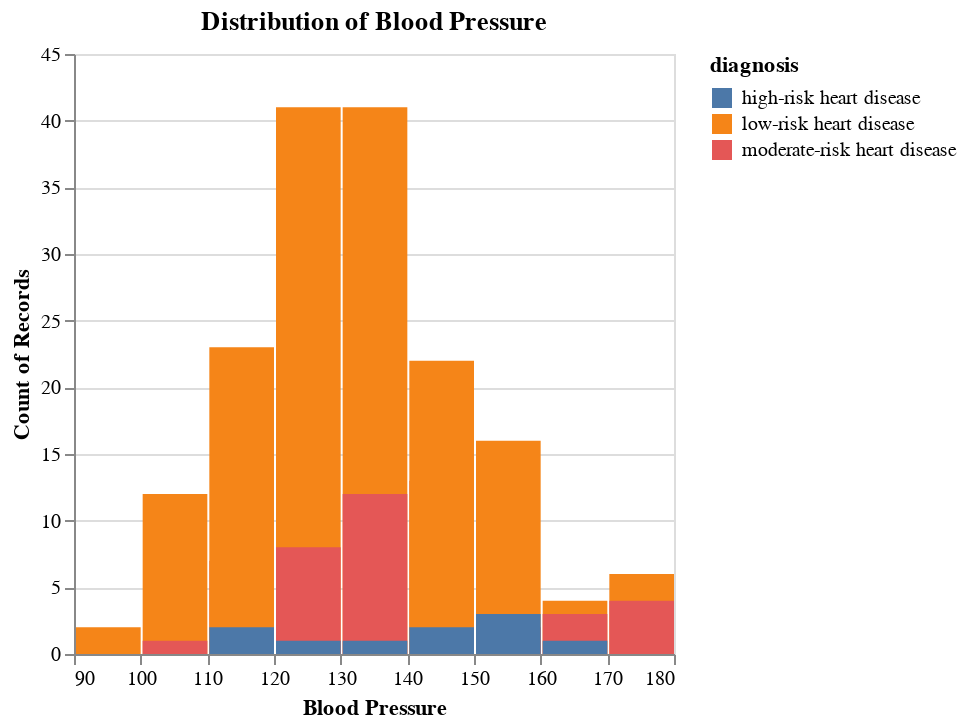

The code cell stored with this chart in its notebook:
### Code cell
# blood pressure
bp_hist = alt.Chart(heart_disease_to_plot).mark_bar().encode(
    alt.X("resting_bp:Q", bin = True).title("Blood Pressure"),
    y = alt.Y("count()").stack(False),
    color = "diagnosis:N"
).properties(
    title = "Distribution of Blood Pressure"
)

bp_hist

### Figure 1 — Vega-Lite specification as saved in the notebook (floating-point values rounded to 4 significant figures; data arrays with more than 128 entries replaced by an {"elided": "..."} marker saying what was removed)
{"config": {"view": {"continuousWidth": 300, "continuousHeight": 300}}, "data": {"name": "data-a87f21f04f23c8bdd6452ad09e750711"}, "mark": {"type": "bar"}, "encoding": {"color": {"field": "diagnosis", "type": "nominal"}, "x": {"bin": true, "field": "resting_bp", "title": "Blood Pressure", "type": "quantitative"}, "y": {"aggregate": "count", "stack": false, "type": "quantitative"}}, "title": "Distribution of Blood Pressure", "$schema": "https://vega.github.io/schema/vega-lite/v5.15.1.json", "datasets": {"data-a87f21f04f23c8bdd6452ad09e750711": {"elided": "227 records"}}}
